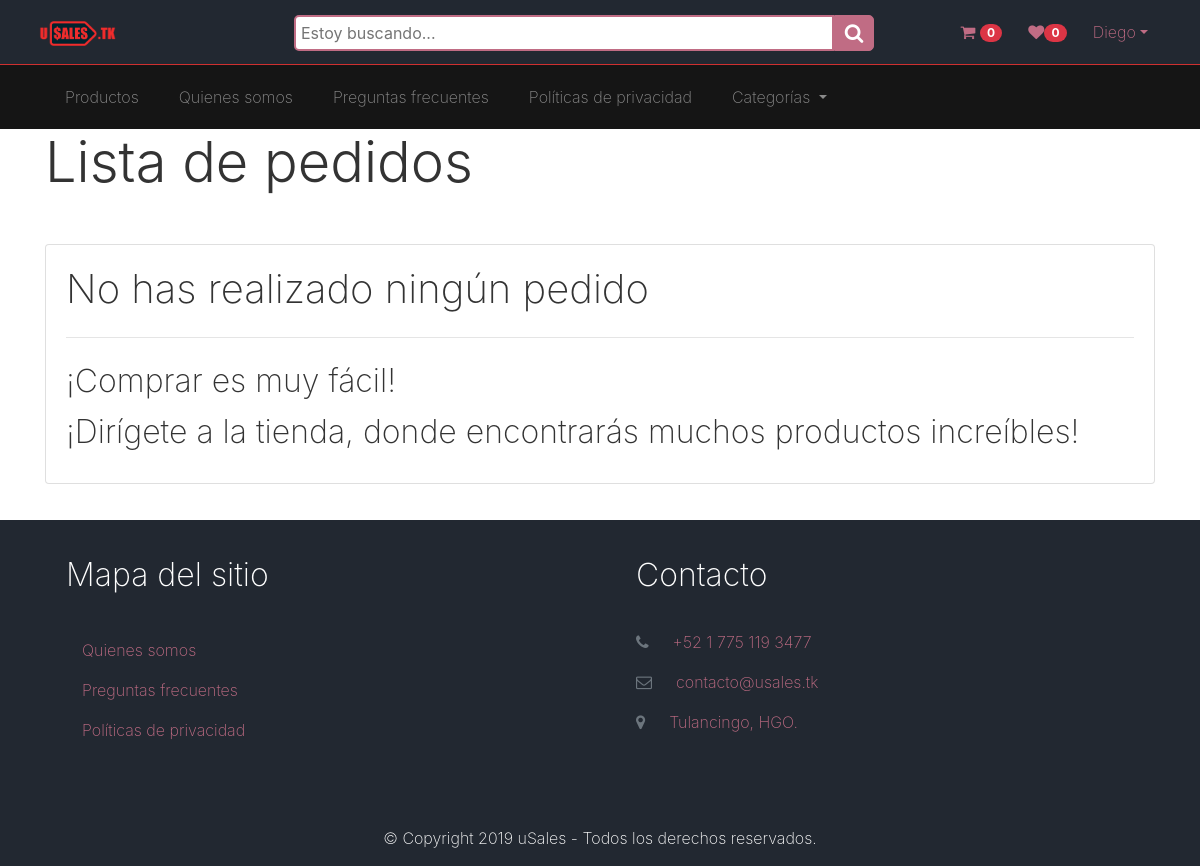
The page /orders/ (signed in) on the database as committed earlier.
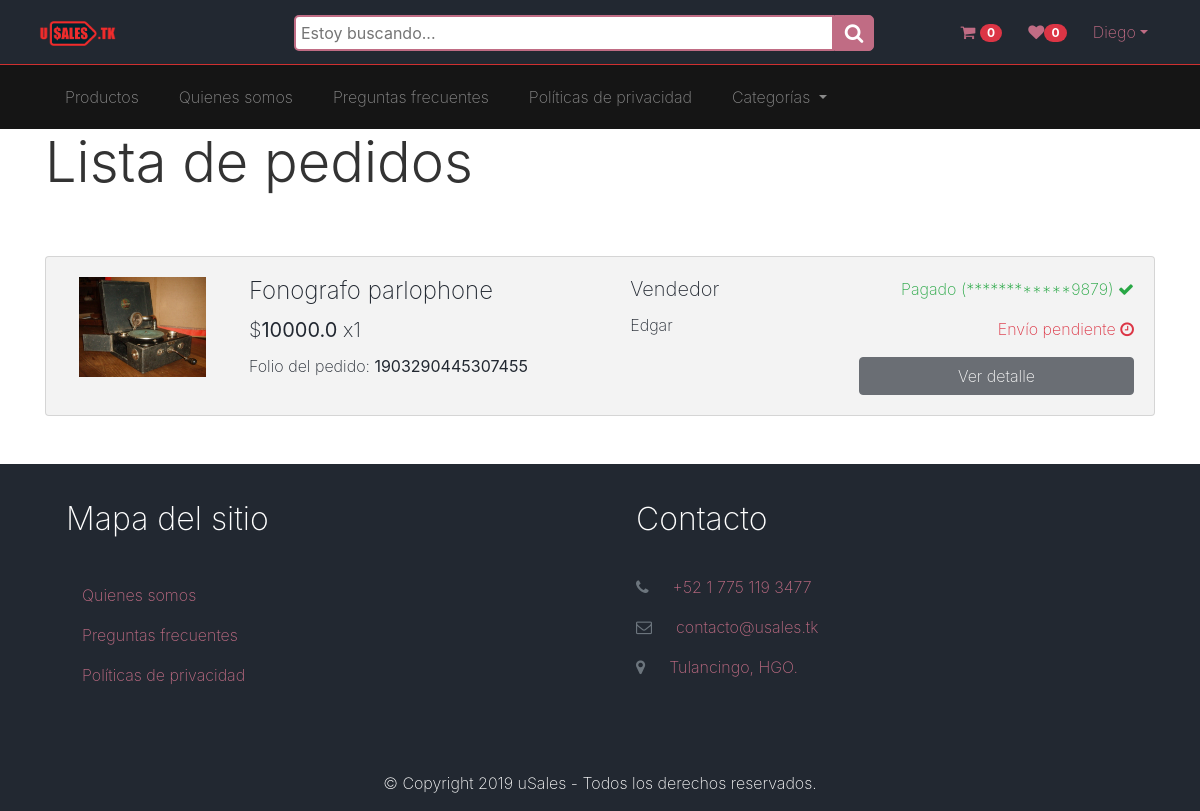
The same page on the database as committed later.
### orders/models.py (models this page shows, shortened)
class Orders(models.Model):
    PAYMENT_CHOICES = (
        (1, 'Pago pendiente'),
        (2, 'Pagado'),
    )
    SHIPPING_CHOICES = (
        (1, 'Envío pendiente'),
        (2, 'Enviado'),
        (3, 'Recibido'),
    )
    folio = models.CharField(verbose_name='Folio', max_length=16)
    customer = models.ForeignKey(User,on_delete=models.CASCADE, verbose_name="Cliente", default=1)
    product = models.ForeignKey(Publication, on_delete=models.CASCADE,verbose_name="Publicación", default=1)
    quantity = models.PositiveSmallIntegerField(verbose_name="Cantidad", default=1)
    subtotal = models.DecimalField(verbose_name="Subtotal", decimal_places=1, max_digits=8, default=0)
    payment_method = models.ForeignKey(Plastic_money, verbose_name='Método de pago', on_delete=models.CASCADE, blank=True, null=True)
    payment_status = models.IntegerField(verbose_name='Estado del pago', choices=PAYMENT_CHOICES, default=1)
    shipping_status = models.IntegerField(verbose_name='Estado del envío', choices=SHIPPING_CHOICES, default=1)
    shipping_tracker = models.CharField(verbose_name='Número de seguimiento', max_length=32, blank=True, null=True)
    created = models.DateTimeField(auto_now_add=True, verbose_name="Creado")
    updated = models.DateTimeField(auto_now=True, verbose_name="Actualizado")
    class Meta:
        verbose_name = 'Pedido'
        verbose_name_plural = 'Pedidos'
        ordering = ['created','updated','subtotal']

### publications/models.py (models this page shows)
class Publication(models.Model):
    seller = models.ForeignKey(User, on_delete=models.CASCADE, verbose_name="Vendedor", default=2)
    product = models.TextField(verbose_name="Producto", max_length=200)
    description = RichTextField(verbose_name="Descripción")
    stock = models.PositiveSmallIntegerField(verbose_name="Cantidad", default=10)
    price = models.DecimalField(verbose_name="Precio por unidad", decimal_places=1, max_digits=8, default=0)
    category = models.ForeignKey(Category, verbose_name="Categoría", related_name="get_categories", on_delete=models.SET_NULL, blank=True, null=True, default="")
    subcategory = models.ForeignKey(SubCategory, verbose_name="Subcategoría", related_name="get_subcategories", on_delete=models.SET_NULL, blank=True, null=True)
    picture = models.ImageField(verbose_name="Imagen del encabezado", upload_to=custom_upload_to)
    created = models.DateTimeField(auto_now_add=True, verbose_name="Creado")
    updated = models.DateTimeField(auto_now=True, verbose_name="Actualizado")
    class Meta:
        verbose_name = "publicación"
        verbose_name_plural = "publicaciones"
        ordering = ['-created', 'product']
    def __str__(self):
        return self.product

### registration/models.py (models this page shows, shortened)
class Plastic_money(models.Model):
    entity = models.ForeignKey(Bank_entity, on_delete=models.CASCADE, verbose_name='Banco', default=1)
    card_number = models.CharField(validators=[
            MinLengthValidator(16),
            MaxLengthValidator(16)
        ], max_length=16, verbose_name='Número de tarjeta')
    exp_month = models.IntegerField(verbose_name='Mes', choices=MONTH_CHOICES, default=datetime.datetime.now().month)
    exp_year = models.IntegerField(verbose_name='Año', choices=YEAR_CHOICES, default=datetime.datetime.now().year)
    owner_profile = models.ForeignKey(User, on_delete=models.CASCADE)
    owner = models.CharField(verbose_name='Nombre del titular', max_length=32)
    cvv = models.CharField(validators=[
            MinLengthValidator(3),
            MaxLengthValidator(3)
        ], max_length=3, verbose_name='Número de seguridad')
    created = models.DateTimeField(auto_now_add=True, verbose_name="Creado")
    updated = models.DateTimeField(auto_now=True, verbose_name="Actualizado")
    class Meta:
        verbose_name = 'Tarjeta de crédito / débito'
        verbose_name_plural = 'Tarjetas de crédito / débito'
        ordering=[('-created')]

### orders/views.py (the view)
# urls.py: path('',OrdersListView.as_view(), name='orders'),
@method_decorator(login_required, name='dispatch')
class OrdersListView(ListView):
    model = Orders

### core/templatetags/custom_tags.py (called while the page is built)
@register.filter
def wishlist_counter(usuario, id):
    return Wish_listItem.objects.filter(customer=id).count()

@register.filter
def basketlist_counter(usuario, id):
    return Shopping_basketItem.objects.filter(customer=id).aggregate(Sum('quantity'))['quantity__sum']

@register.simple_tag(takes_context=True)
def orders_list(context):
    return Orders.objects.filter(customer=context['user'].id)

@register.simple_tag
def categories():
    return Category.objects.all()

@register.simple_tag
def aboutus():
    return AboutUs.objects.first()

@register.simple_tag
def privacy():
    return Privacy.objects.first()

@register.simple_tag
def faq():
    return FAQ.objects.all()

### information/models.py (called while the page is built)
    def __str__(self):
        return self.title

    def __str__(self):
        return self.title

### publications/models.py (called while the page is built)
    def get_subcategories(self):
      return SubCategory.objects.filter(parentCategory=self)

    def get_subcategory_count(self):
      return SubCategory.objects.filter(parentCategory=self).count()

    def __str__(self):
        return self.name

    def __str__(self):
        return self.name

### orders/templates/orders/orders_list.html (shortened to what the changed rows need)
{% extends 'core/base.html' %}
{% load static %}
{% block content %}
{% load humanize %}
{% load custom_tags %}
{% orders_list as orders_list %}
<main role="main">
    <div class="container">
        <div class="row py-4">
            <div class="col-md-12">
                {% if orders_list %}
                {% for pedido in orders_list %}
                <div class="card my-2 bg-light text-primary">
                    <div class="card-body">
                        <div class="row">
                            <div class="col-md-2">
                                <img class="img-fluid d-block mx-auto" src="{{pedido.product.picture.url}}"
                                    style="height:100px">
                            </div>
                            <div class="col-md-10">
                                <div class="row">
                                    <div class="col-md-5">
                                        <h4 class="">{{pedido.product}}</h4>
                                        <h5>$<b>{{pedido.subtotal}}</b> x{{pedido.quantity}} </h5>
                                        <p>Folio del pedido: <b>{{pedido.folio}}</b> </p>
                                    </div>
                                    <div class="col-md-3">
                                        <div class="row">
                                            <div class="col-12">
                                                <h5>Vendedor</h5>
                                                <p>{{pedido.product.seller.first_name}}
                                                    {{pedido.product.seller.last_name}} <br>
                                                    {{pedido.product.seller.profile.phone}}</p>
                                            </div>
                                            <div class="col-md-12 py-1">
                                            </div>
                                        </div>
                                    </div>
                                    <div class="col-md-4">
                                        <div class="row">
                                            <div class="col-md-12 text-right">
                                                {% if pedido.payment_status == 1 %}
                                                <p class="text-danger">{{pedido.get_payment_status_display}} <i
                                                        class="fa fa-clock-o"></i></p>
                                                <p>
                                                    <a href="{% url 'orders:updatePurchase' pedido.id %}"
                                                        class="btn btn-secondary w-100">Pagar</a>
                                                </p>
                                                {% else %}
                                                <p class="text-success">{{pedido.get_payment_status_display}}
                                                    (************{{pedido.payment_method.card_number|slice:"12:16"}}) <i
                                                        class="fa fa-check"></i></p>
                                                {% endif %}
                                                {% if pedido.shipping_status == 1 %}
                                                <p class="text-danger">{{pedido.get_shipping_status_display}} <i
                                                        class="fa fa-clock-o"></i></p>
                                                {% elif pedido.shipping_status == 2 %}
                                                <p class="text-warning">{{pedido.get_shipping_status_display}}. (N.
                                                    rastreo: {{pedido.shipping_tracker}}) <i class="fa fa-clock-o"></i>
                                                </p>
                                                {% else %}
                                                <p class="text-success">{{pedido.get_shipping_status_display}} <i
                                                        class="fa fa-check"></i></p>
                                                {% endif %}
                                            </div>
                                            <div class="col-md-12 text-right">
                                                <button class="btn btn-primary w-100 disabled">Ver detalle</button>
                                            </div>
                                        </div>
                                    </div>
                                </div>
                            </div>
                        </div>
                    </div>
                </div>
                {% endfor %}
                {% else %}
                <div class="card">
                    <div class="card-body">
                        <h1 class="">No has realizado ningún pedido</h1>
                        <hr>
                        <h2 class="">¡Comprar es muy fácil!</h2>
                        <h2>¡Dirígete a la tienda, donde encontrarás muchos productos increíbles!</h2>
                    </div>
                </div>
                {% endif %}
            </div>
        </div>
    </div>
</main>
{% endblock %}

Rows that differ between the two databases and show on the page:
added Orders: product.picture (picture), product "Fonografo parlophone", subtotal "10000.0", quantity "1", folio "1903290445307455", product.seller.first_name "Edgar", payment_status "Pagado", payment_method.card_number "9879", shipping_status "Envío pendiente"
Other text that changed with them:
text no longer shown: "No has realizado ningún pedido ¡Comprar es muy fácil! ¡Dirígete a la tienda, donde encontrarás muchos productos increíbles!"
